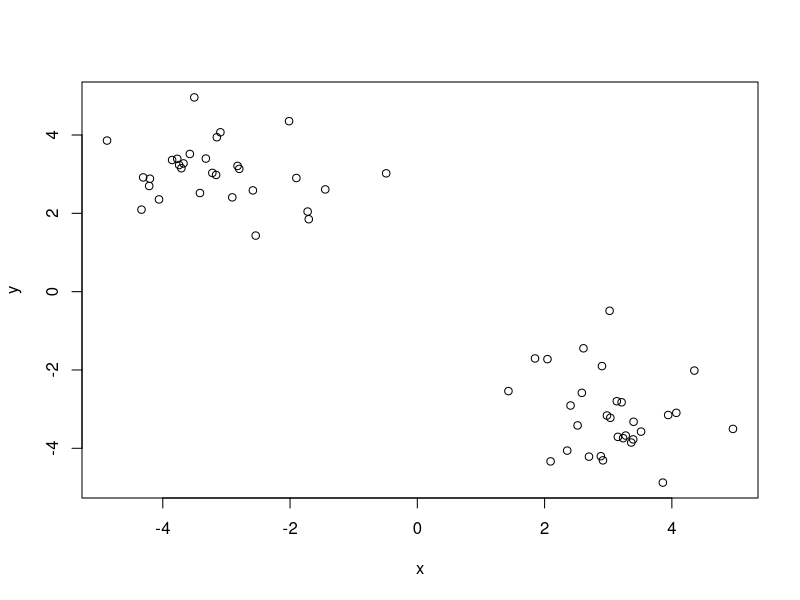
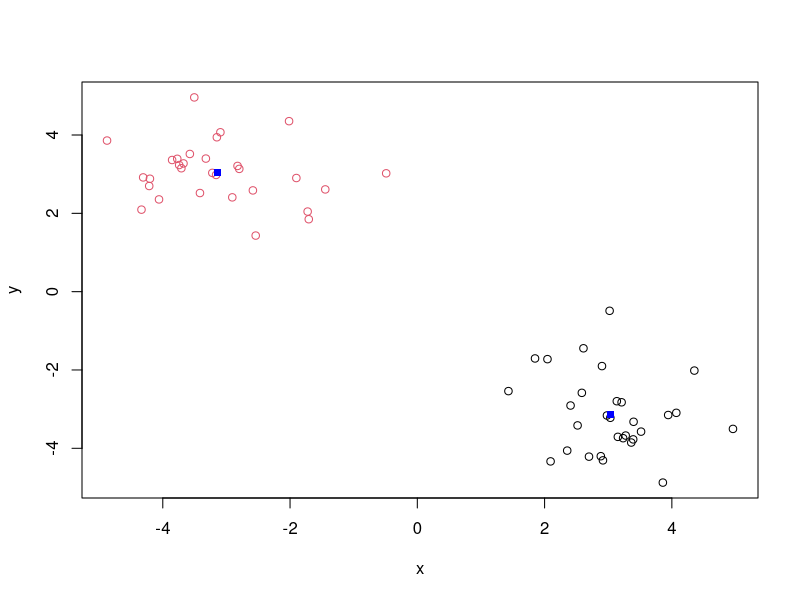
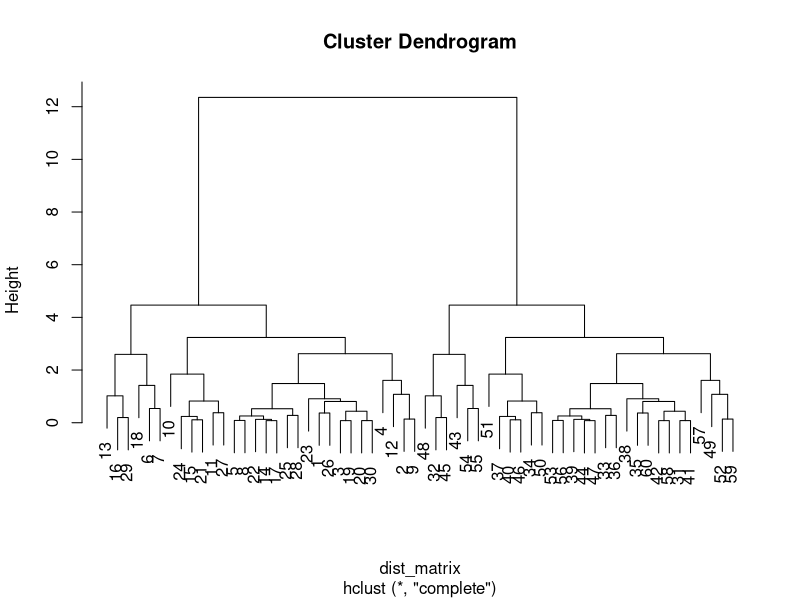
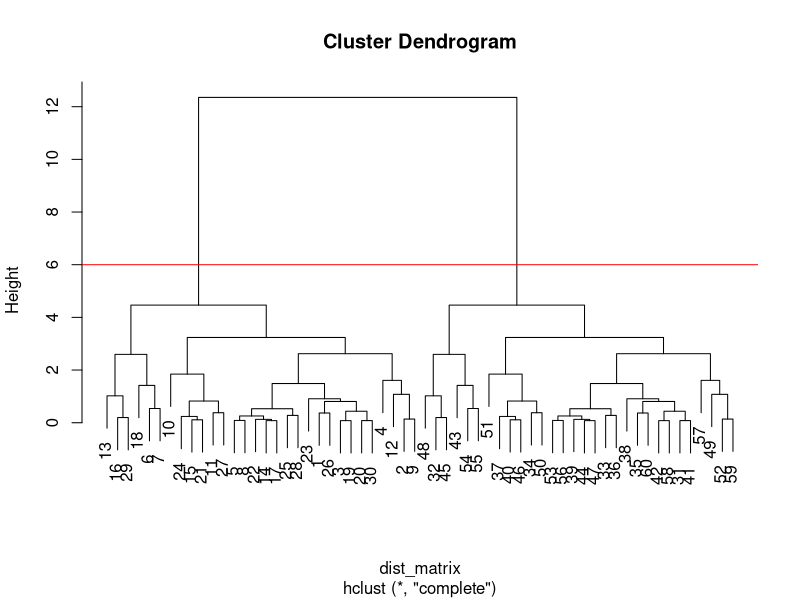
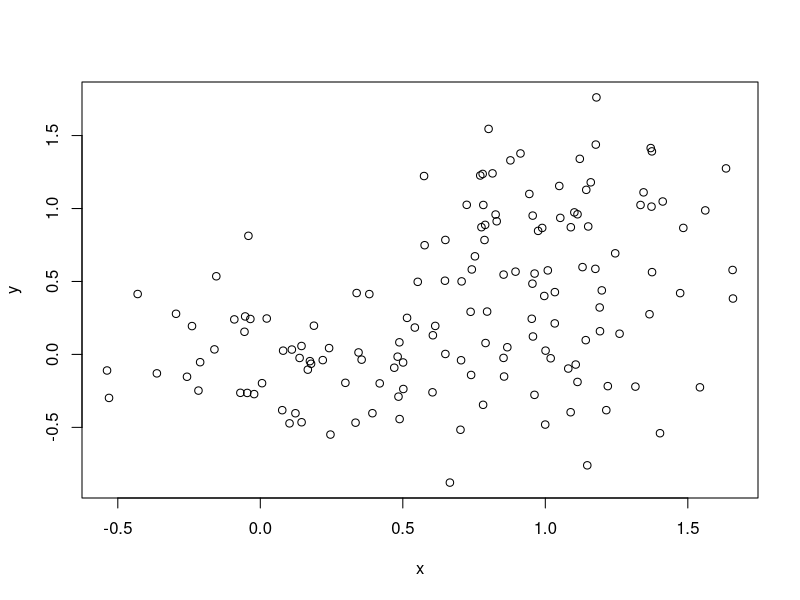
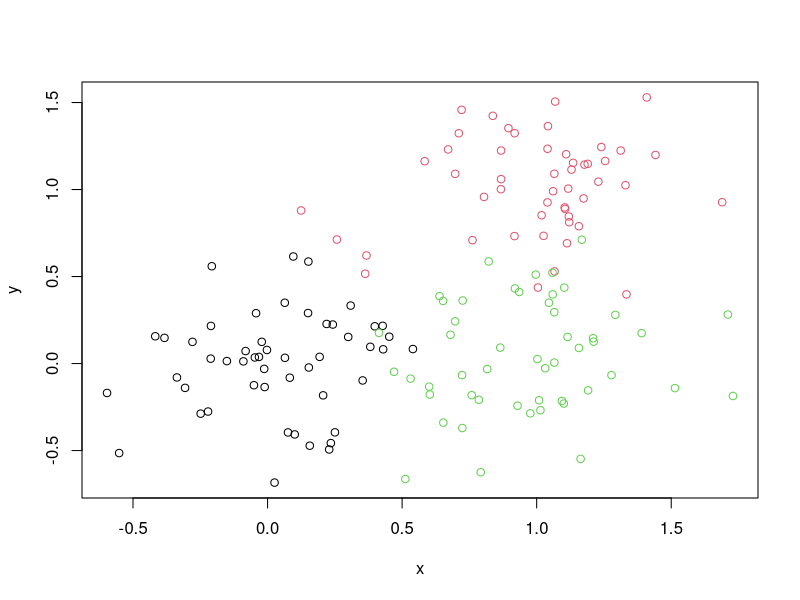
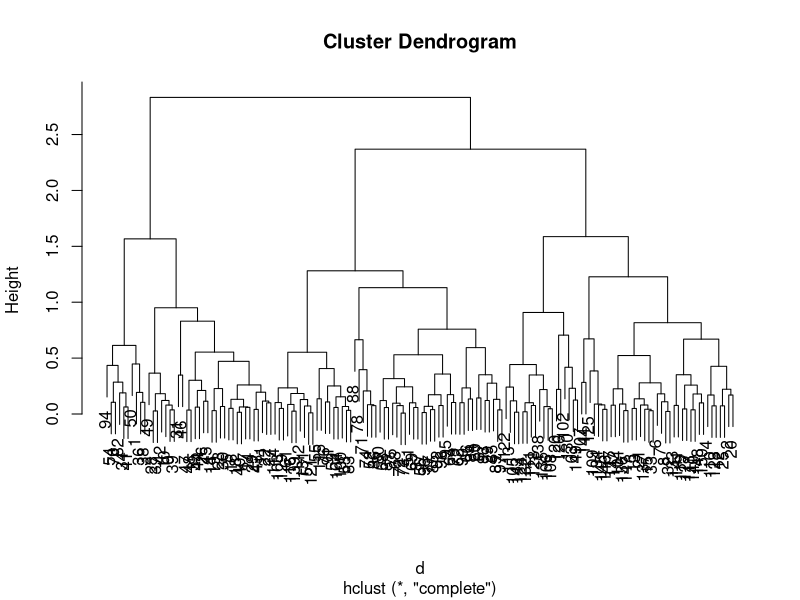
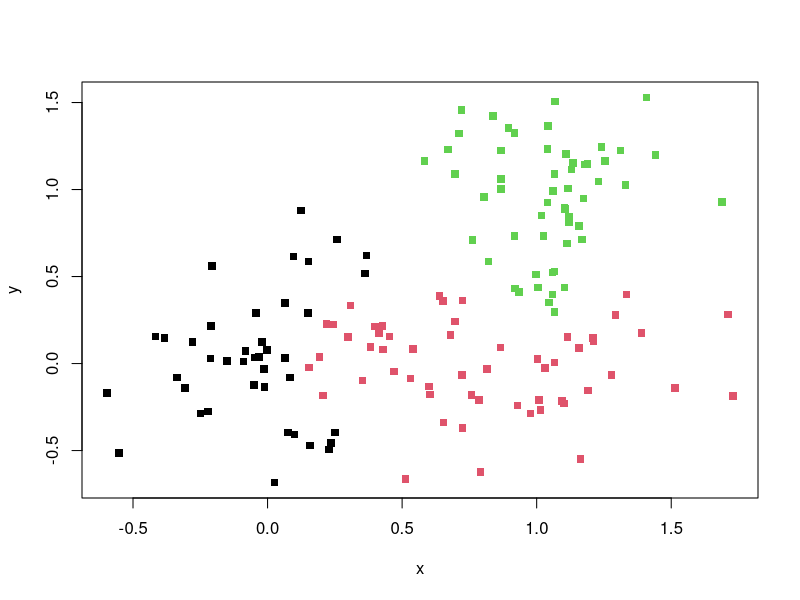

Source code (R) for these figures, in order:
## ---- chunk 1
knitr::opts_chunk$set(echo = TRUE)
## ---- chunk 2
# Generate some example data for clustering
tmp <- c(rnorm(30,-3), rnorm(30,3))
x <- cbind(x=tmp, y=rev(tmp))

plot(x)
## ---- chunk 3
km <- kmeans(x, centers = 2, nstart=20)
km
## ---- chunk 4
km$cluster
## ---- chunk 5
km$size
## ---- chunk 6
# cluster assignment/membership? 
km$cluster
## ---- chunk 7
# cluster center
km$centers
## ---- chunk 8
plot(x, col=km$cluster)
points(km$centers, col="blue", pch=15)
## ---- chunk 9
km3 <- kmeans(x, centers = 3, nstart=20)
km3
## ---- chunk 10
km3$tot.withinss
## ---- chunk 11
# First we need to calculate point (dis)similarity
#   as the Euclidean distance between observations 
dist_matrix <- dist(x) 
## ---- chunk 12
class(dist_matrix)
## ---- chunk 13
dim(as.matrix(dist_matrix))

## ---- chunk 14
# The hclust() function returns a hierarchical 
#  clustering model
hc <- hclust(d = dist_matrix)

# the print method is not so useful here 
hc  
## ---- chunk 15
plot(hc)
## ---- chunk 16
plot(hc)
abline(h=6, col="red")
cutree(hc, h=6) # Cut by height h
## ---- chunk 17
x <- rbind(
 matrix(rnorm(100, mean=0, sd = 0.3), ncol = 2), # c1
 matrix(rnorm(100, mean = 1, sd = 0.3), ncol = 2), # c2
 matrix(c(rnorm(50, mean = 1, sd = 0.3), # c3
 rnorm(50, mean = 0, sd = 0.3)), ncol = 2))
colnames(x) <- c("x", "y")
plot(x)
## ---- chunk 18
col <- as.factor( rep(c("c1","c2","c3"), each=50) ) 
## ---- chunk 19
x <- rbind(
 matrix(rnorm(100, mean=0, sd = 0.3), ncol = 2), # c1
 matrix(rnorm(100, mean = 1, sd = 0.3), ncol = 2), # c2
 matrix(c(rnorm(50, mean = 1, sd = 0.3), # c3
 rnorm(50, mean = 0, sd = 0.3)), ncol = 2))
colnames(x) <- c("x", "y")
col <- as.factor( rep(c("c1","c2","c3"), each=50) ) 
## ---- chunk 20
plot(x, col=col)
## ---- chunk 21
d <- dist(x)
hc <- hclust(d)
plot(hc)

## ---- chunk 22
#to return 2 clusters i could cut at h=2.5 or set k=2
members2 <- cutree(hc, k=2)

#
members3 <- cutree(hc, k=3)

plot(x, col=members3, pch=15)
## ---- chunk 23
## Initialize a blank 100 row by 10 column matrix
mydata <- matrix(nrow=100, ncol=10)
dim(mydata)

## Lets label the rows gene1, gene2 etc. to gene100
rownames(mydata) <- paste("gene", 1:100, sep="") 
View(mydata)
## ---- chunk 24
## Lets label the first 5 columns wt1, wt2, wt3, wt4 and wt5
## and the last 5 ko1, ko2 etc. to ko5 (for "knock-out")
colnames(mydata) <- c( paste("wt", 1:5, sep=""),
 paste("ko", 1:5, sep="") ) 
View(mydata)
## ---- chunk 25
## Fill in some fake read counts
for(i in 1:nrow(mydata)) {
 wt.values <- rpois(5, lambda=sample(x=10:1000, size=1))
 ko.values <- rpois(5, lambda=sample(x=10:1000, size=1))

 mydata[i,] <- c(wt.values, ko.values)
}
head(mydata)
## ---- chunk 26
#head(t(mydata))
## ---- chunk 27
pca <- prcomp( t(mydata), scale = TRUE)
pca
## ---- chunk 28
plot(pca$x[,1], pca$x[,2])
## ---- chunk 29
pca.var <- pca$sdev^2
pca.var.per <- round(pca.var/sum(pca.var)*100, 1)
pca.var.per
## ---- chunk 30
barplot(pca.var.per, main="Scree Plot",
 xlab="Principal Component", ylab="Percent Variation")
## ---- chunk 31
#colour up our PCA plot
colvec <- colnames(mydata)
colvec[grep("wt", colvec)] <- "red"
colvec[grep("ko", colvec)] <- "blue"
## ---- chunk 32
plot(pca$x[,1], pca$x[,2], col=colvec, pch=16,
 xlab=paste0("PC1 (", pca.var.per[1], "%)"),
 ylab=paste0("PC2 (", pca.var.per[2], "%)")) 
identify(pca$x[,1], pca$x[,2], labels=colnames(mydata))
## ---- chunk 33
## Click to identify which sample is which
identify(pca$x[,1], pca$x[,2], labels=colnames(mydata)) 


## ---- chunk 34
#Check
colnames(mydata)
pca$x[,2]
